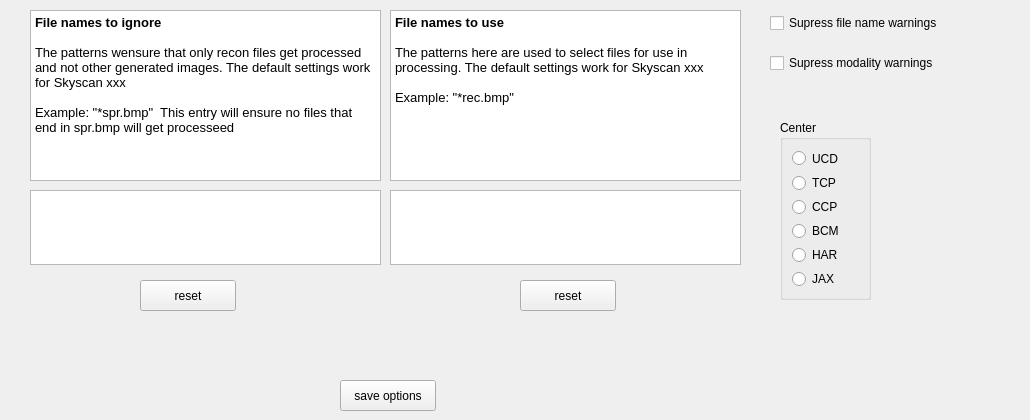
      <widget class="QWidget" name="tab_3">
       <attribute name="title">
        <string>Options</string>
       </attribute>
       <widget class="QTextBrowser" name="textBrowser">
        <property name="geometry">
         <rect>
          <x>30</x>
          <y>10</y>
          <width>351</width>
          <height>171</height>
         </rect>
        </property>
        <property name="html">
         <string>&lt;!DOCTYPE HTML PUBLIC &quot;-//W3C//DTD HTML 4.0//EN&quot; &quot;http://www.w3.org/TR/REC-html40/strict.dtd&quot;&gt;
&lt;html&gt;&lt;head&gt;&lt;meta name=&quot;qrichtext&quot; content=&quot;1&quot; /&gt;&lt;style type=&quot;text/css&quot;&gt;
p, li { white-space: pre-wrap; }
&lt;/style&gt;&lt;/head&gt;&lt;body style=&quot; font-family:'Ubuntu'; font-size:12pt; font-weight:400; font-style:normal;&quot;&gt;
&lt;p style=&quot; margin-top:0px; margin-bottom:0px; margin-left:0px; margin-right:0px; -qt-block-indent:0; text-indent:0px;&quot;&gt;&lt;span style=&quot; font-family:'Cantarell'; font-size:10pt; font-weight:600;&quot;&gt;File names to ignore&lt;/span&gt;&lt;/p&gt;
&lt;p style=&quot;-qt-paragraph-type:empty; margin-top:0px; margin-bottom:0px; margin-left:0px; margin-right:0px; -qt-block-indent:0; text-indent:0px; font-family:'Cantarell'; font-size:10pt;&quot;&gt;&lt;br /&gt;&lt;/p&gt;
&lt;p style=&quot; margin-top:0px; margin-bottom:0px; margin-left:0px; margin-right:0px; -qt-block-indent:0; text-indent:0px;&quot;&gt;&lt;span style=&quot; font-family:'Cantarell'; font-size:10pt;&quot;&gt;The patterns wensure that only recon files get processed and not other generated images. The default settings work for Skyscan xxx&lt;/span&gt;&lt;/p&gt;
&lt;p style=&quot;-qt-paragraph-type:empty; margin-top:0px; margin-bottom:0px; margin-left:0px; margin-right:0px; -qt-block-indent:0; text-indent:0px; font-family:'Cantarell'; font-size:10pt;&quot;&gt;&lt;br /&gt;&lt;/p&gt;
&lt;p style=&quot; margin-top:0px; margin-bottom:0px; margin-left:0px; margin-right:0px; -qt-block-indent:0; text-indent:0px;&quot;&gt;&lt;span style=&quot; font-family:'Cantarell'; font-size:10pt;&quot;&gt;Example: &amp;quot;*spr.bmp&amp;quot;  This entry will ensure no files that end in spr.bmp will get processeed&lt;/span&gt;&lt;/p&gt;&lt;/body&gt;&lt;/html&gt;</string>
        </property>
       </widget>
       <widget class="QTextEdit" name="textEditIgnoreFiles">
        <property name="geometry">
         <rect>
          <x>30</x>
          <y>190</y>
          <width>351</width>
          <height>75</height>
         </rect>
        </property>
       </widget>
       <widget class="QPushButton" name="pushButtonSaveOptions">
        <property name="geometry">
         <rect>
          <x>340</x>
          <y>380</y>
          <width>96</width>
          <height>31</height>
         </rect>
        </property>
        <property name="text">
         <string>save options</string>
        </property>
       </widget>
       <widget class="QPushButton" name="pushButtonResetIgnoreFiles">
        <property name="geometry">
         <rect>
          <x>140</x>
          <y>280</y>
          <width>96</width>
          <height>31</height>
         </rect>
        </property>
        <property name="text">
         <string>reset</string>
        </property>
       </widget>
       <widget class="QTextBrowser" name="textBrowser_2">
        <property name="geometry">
         <rect>
          <x>390</x>
          <y>10</y>
          <width>351</width>
          <height>171</height>
         </rect>
        </property>
        <property name="html">
         <string>&lt;!DOCTYPE HTML PUBLIC &quot;-//W3C//DTD HTML 4.0//EN&quot; &quot;http://www.w3.org/TR/REC-html40/strict.dtd&quot;&gt;
&lt;html&gt;&lt;head&gt;&lt;meta name=&quot;qrichtext&quot; content=&quot;1&quot; /&gt;&lt;style type=&quot;text/css&quot;&gt;
p, li { white-space: pre-wrap; }
&lt;/style&gt;&lt;/head&gt;&lt;body style=&quot; font-family:'Ubuntu'; font-size:12pt; font-weight:400; font-style:normal;&quot;&gt;
&lt;p style=&quot; margin-top:0px; margin-bottom:0px; margin-left:0px; margin-right:0px; -qt-block-indent:0; text-indent:0px;&quot;&gt;&lt;span style=&quot; font-family:'Cantarell'; font-size:10pt; font-weight:600;&quot;&gt;File names to use&lt;/span&gt;&lt;/p&gt;
&lt;p style=&quot;-qt-paragraph-type:empty; margin-top:0px; margin-bottom:0px; margin-left:0px; margin-right:0px; -qt-block-indent:0; text-indent:0px; font-family:'Cantarell'; font-size:10pt;&quot;&gt;&lt;br /&gt;&lt;/p&gt;
&lt;p style=&quot; margin-top:0px; margin-bottom:0px; margin-left:0px; margin-right:0px; -qt-block-indent:0; text-indent:0px;&quot;&gt;&lt;span style=&quot; font-family:'Cantarell'; font-size:10pt;&quot;&gt;The patterns here are used to select files for use in processing. The default settings work for Skyscan xxx&lt;/span&gt;&lt;/p&gt;
&lt;p style=&quot;-qt-paragraph-type:empty; margin-top:0px; margin-bottom:0px; margin-left:0px; margin-right:0px; -qt-block-indent:0; text-indent:0px; font-family:'Cantarell'; font-size:10pt;&quot;&gt;&lt;br /&gt;&lt;/p&gt;
&lt;p style=&quot; margin-top:0px; margin-bottom:0px; margin-left:0px; margin-right:0px; -qt-block-indent:0; text-indent:0px;&quot;&gt;&lt;span style=&quot; font-family:'Cantarell'; font-size:10pt;&quot;&gt;Example: &amp;quot;*rec.bmp&amp;quot; &lt;/span&gt;&lt;/p&gt;&lt;/body&gt;&lt;/html&gt;</string>
        </property>
       </widget>
       <widget class="QTextEdit" name="textEditUseFile">
        <property name="geometry">
         <rect>
          <x>390</x>
          <y>190</y>
          <width>351</width>
          <height>75</height>
         </rect>
        </property>
       </widget>
       <widget class="QPushButton" name="pushButtonResetUSeFiles">
        <property name="geometry">
         <rect>
          <x>520</x>
          <y>280</y>
          <width>96</width>
          <height>31</height>
         </rect>
        </property>
        <property name="text">
         <string>reset</string>
        </property>
       </widget>
       <widget class="QCheckBox" name="checkBoxSuppressNameWarnings">
        <property name="geometry">
         <rect>
          <x>770</x>
          <y>10</y>
          <width>251</width>
          <height>26</height>
         </rect>
        </property>
        <property name="text">
         <string>Supress file name warnings</string>
        </property>
       </widget>
       <widget class="QCheckBox" name="checkBoxSuppressModalityWarning">
        <property name="geometry">
         <rect>
          <x>770</x>
          <y>50</y>
          <width>251</width>
          <height>26</height>
         </rect>
        </property>
        <property name="text">
         <string>Supress modality warnings</string>
        </property>
       </widget>
       <widget class="QGroupBox" name="groupBoxCenter">
        <property name="geometry">
         <rect>
          <x>780</x>
          <y>120</y>
          <width>91</width>
          <height>180</height>
         </rect>
        </property>
        <property name="title">
         <string>Center</string>
        </property>
        <layout class="QGridLayout" name="gridLayout_7">
         <item row="1" column="0">
          <widget class="QRadioButton" name="TCP">
           <property name="text">
            <string>TCP</string>
           </property>
          </widget>
         </item>
         <item row="0" column="0">
          <widget class="QRadioButton" name="UCD">
           <property name="text">
            <string>UCD</string>
           </property>
          </widget>
         </item>
         <item row="3" column="0">
          <widget class="QRadioButton" name="BCM">
           <property name="text">
            <string>BCM</string>
           </property>
          </widget>
         </item>
         <item row="4" column="0">
          <widget class="QRadioButton" name="HAR">
           <property name="text">
            <string>HAR</string>
           </property>
          </widget>
         </item>
         <item row="5" column="0">
          <widget class="QRadioButton" name="JAX">
           <property name="text">
            <string>JAX</string>
           </property>
          </widget>
         </item>
         <item row="2" column="0">
          <widget class="QRadioButton" name="CCP">
           <property name="text">
            <string>CCP</string>
           </property>
          </widget>
         </item>
        </layout>
       </widget>
      </widget>
